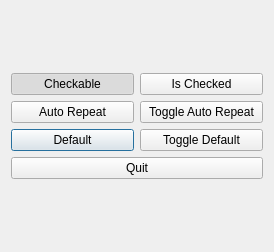
<?xml version="1.0" encoding="UTF-8"?>
<ui version="4.0">
 <class>Dialog</class>
 <widget class="QDialog" name="Dialog">
  <property name="geometry">
   <rect>
    <x>0</x>
    <y>0</y>
    <width>274</width>
    <height>252</height>
   </rect>
  </property>
  <property name="windowTitle">
   <string>Dialog</string>
  </property>
  <layout class="QGridLayout" name="gridLayout">
   <item row="0" column="0">
    <layout class="QVBoxLayout" name="verticalLayout_3">
     <item>
      <layout class="QHBoxLayout" name="horizontalLayout">
       <item>
        <layout class="QVBoxLayout" name="verticalLayout">
         <item>
          <widget class="QPushButton" name="btnCheckable">
           <property name="text">
            <string>Checkable</string>
           </property>
           <property name="checkable">
            <bool>true</bool>
           </property>
           <property name="checked">
            <bool>true</bool>
           </property>
          </widget>
         </item>
         <item>
          <widget class="QPushButton" name="btnAutoRepeat">
           <property name="text">
            <string>Auto Repeat</string>
           </property>
           <property name="autoRepeat">
            <bool>true</bool>
           </property>
          </widget>
         </item>
         <item>
          <widget class="QPushButton" name="pushButton_5">
           <property name="text">
            <string>Default</string>
           </property>
           <property name="default">
            <bool>true</bool>
           </property>
          </widget>
         </item>
        </layout>
       </item>
       <item>
        <layout class="QVBoxLayout" name="verticalLayout_2">
         <item>
          <widget class="QPushButton" name="btnIsChecked">
           <property name="text">
            <string>Is Checked</string>
           </property>
          </widget>
         </item>
         <item>
          <widget class="QPushButton" name="btnToggleAutoRepeat">
           <property name="text">
            <string>Toggle Auto Repeat</string>
           </property>
          </widget>
         </item>
         <item>
          <widget class="QPushButton" name="btnToggleDefault">
           <property name="text">
            <string>Toggle Default</string>
           </property>
          </widget>
         </item>
        </layout>
       </item>
      </layout>
     </item>
     <item>
      <widget class="QPushButton" name="pushButton_7">
       <property name="text">
        <string>Quit</string>
       </property>
      </widget>
     </item>
    </layout>
   </item>
  </layout>
 </widget>
 <resources/>
 <connections/>
</ui>
